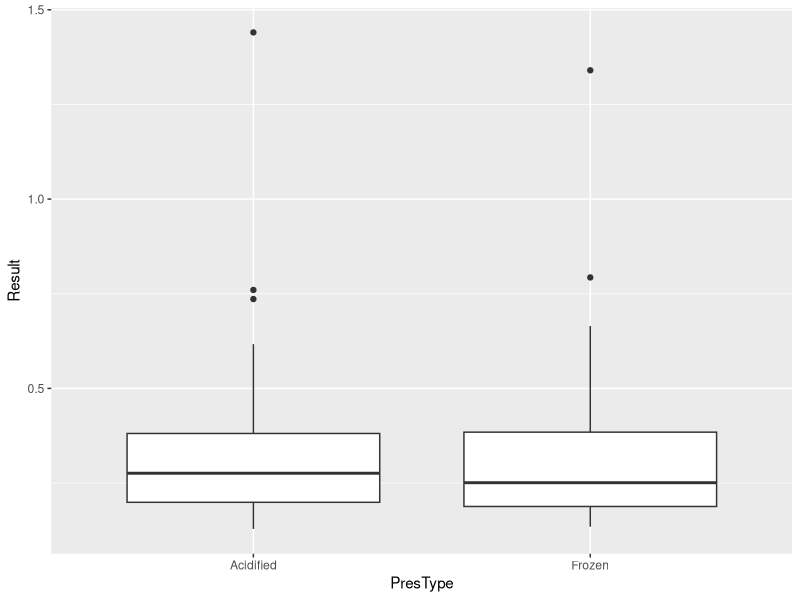
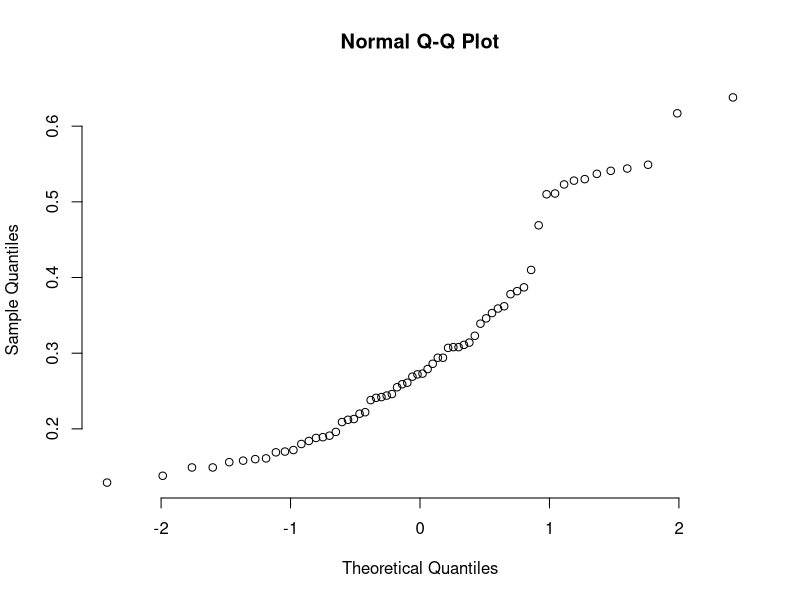
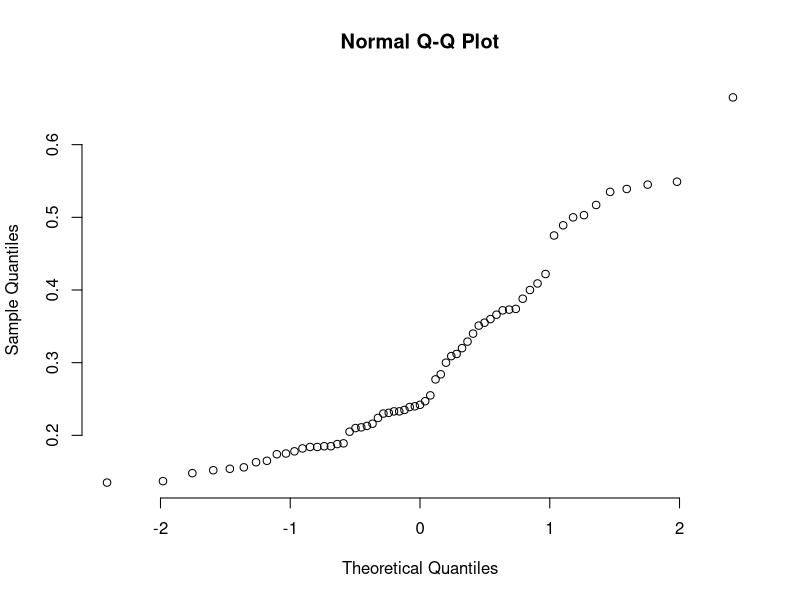

These charts were generated, in order, by the following R code: (Note: this script raises an error after producing the figures.)
## ---- chunk 1
# read in packages
library(tidyverse)
library(stats)
## ---- chunk 2
# read in data
df_wq <- read_csv('01_WaterQuality/nutrient-comparison-study/data/nutrient_data.csv')

# mutate df
df_wq <- df_wq %>%
  pivot_longer(cols = c(Frozen, Acidified),
               names_to = 'PresType',
               values_to = 'Result')
## ---- chunk 3
summary(df_wq)
## ---- chunk 4
by(data = df_wq, 
   INDICES = df_wq[,'PresType'], 
   FUN = summary)
## ---- chunk 5
ggplot(df_wq, aes(PresType, Result)) +
  geom_boxplot()
## ---- chunk 6
bartlett.test(df_wq$Result ~ df_wq$PresType)
## ---- chunk 7
# remove outliers as ID'd in boxplots
df_qq <- df_wq %>% subset(Result < 0.7)

qqnorm(df_qq$Result[df_wq$PresType == 'Frozen'], pch = 1, frame = FALSE)
## ---- chunk 8
qqnorm(df_qq$Result[df_wq$PresType == 'Acidified'], pch = 1, frame = FALSE)
## ---- chunk 9
t.test(formula = df_wq$Result ~ df_wq$PresType,
       alternative = 'two.sided',
       mu = 0, 
       paired = FALSE,   
       var.equal = TRUE,
       conf.level = 0.95)
